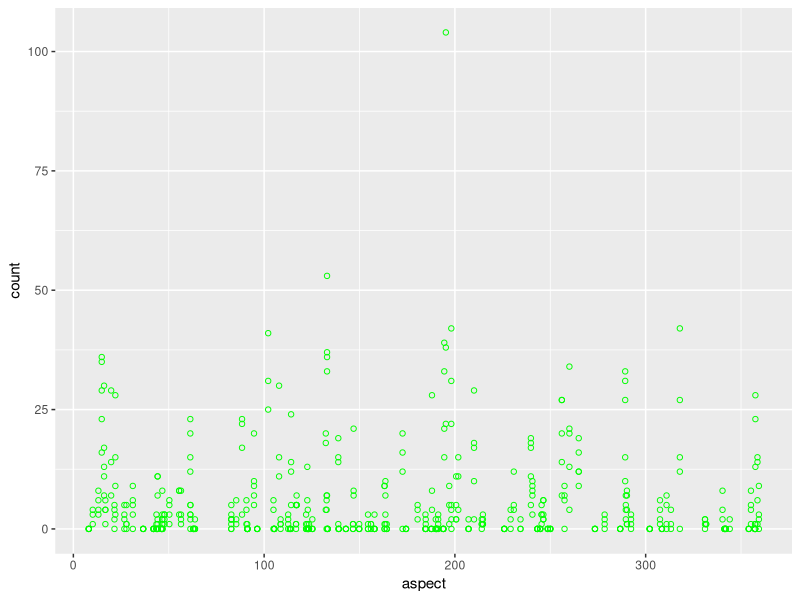
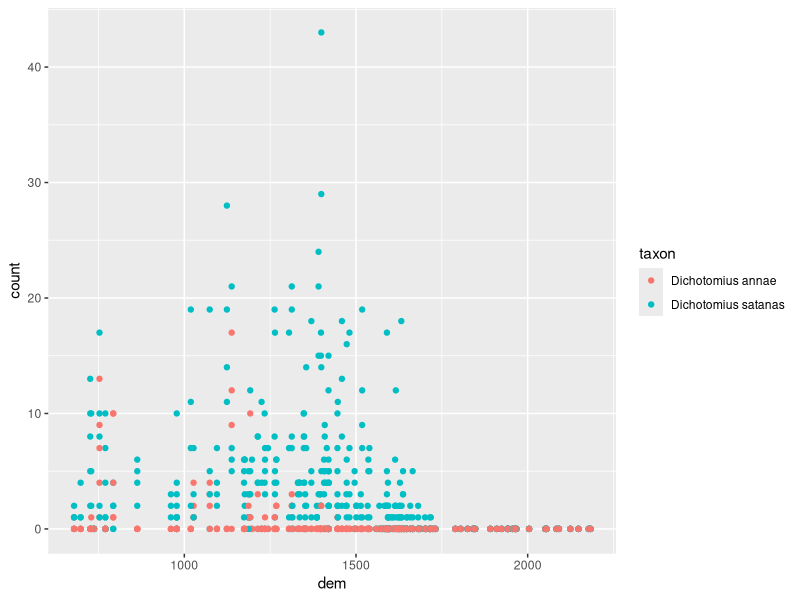
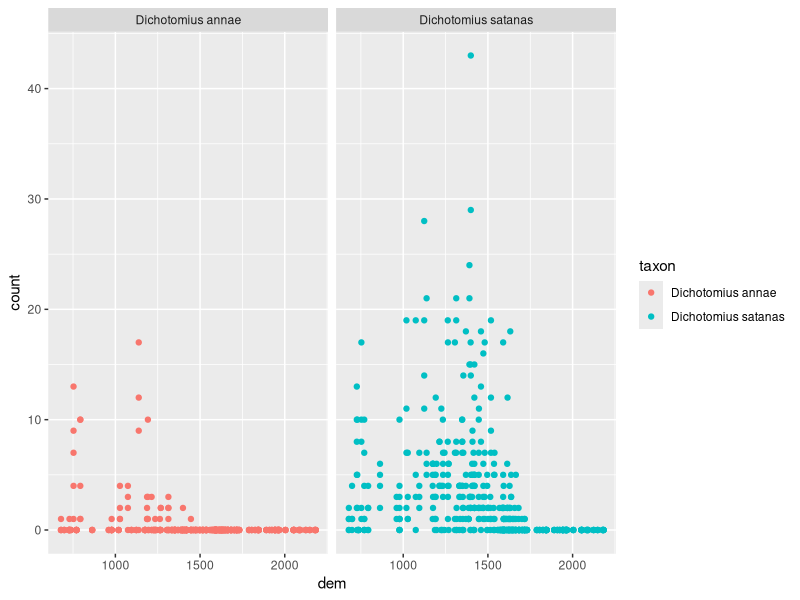
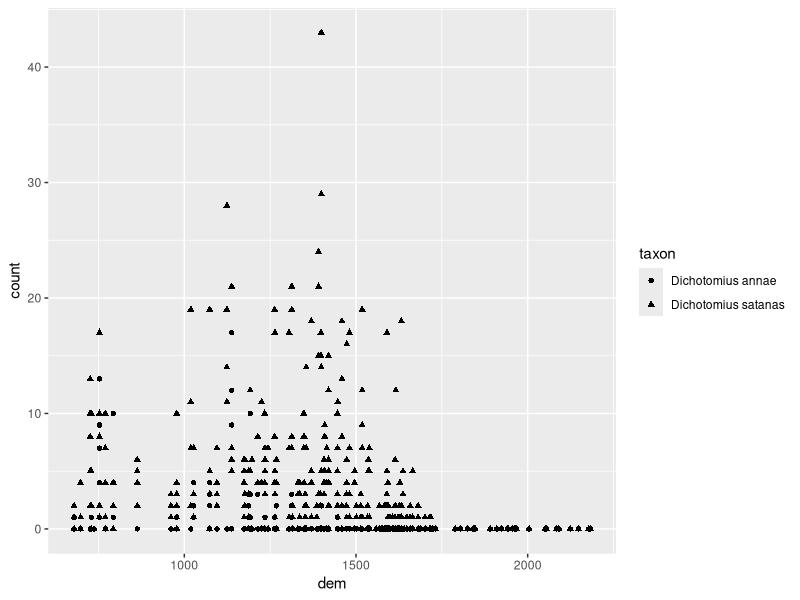
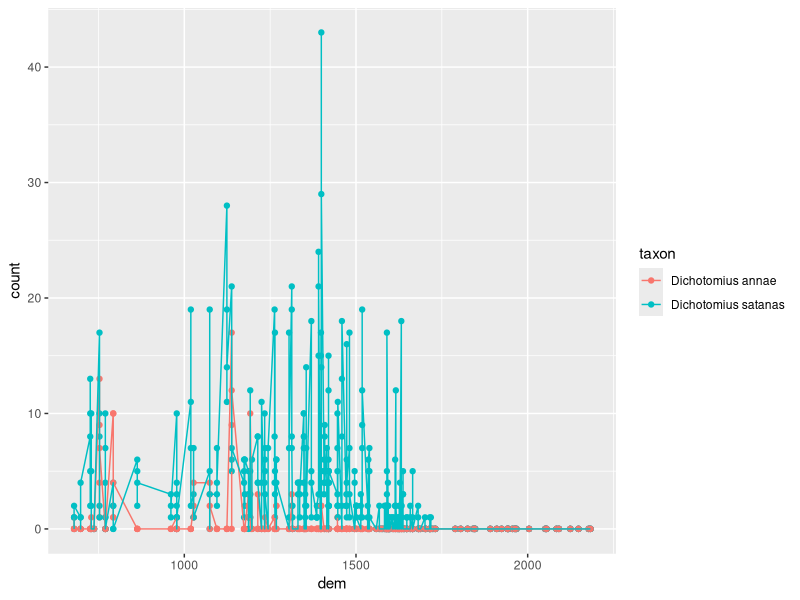
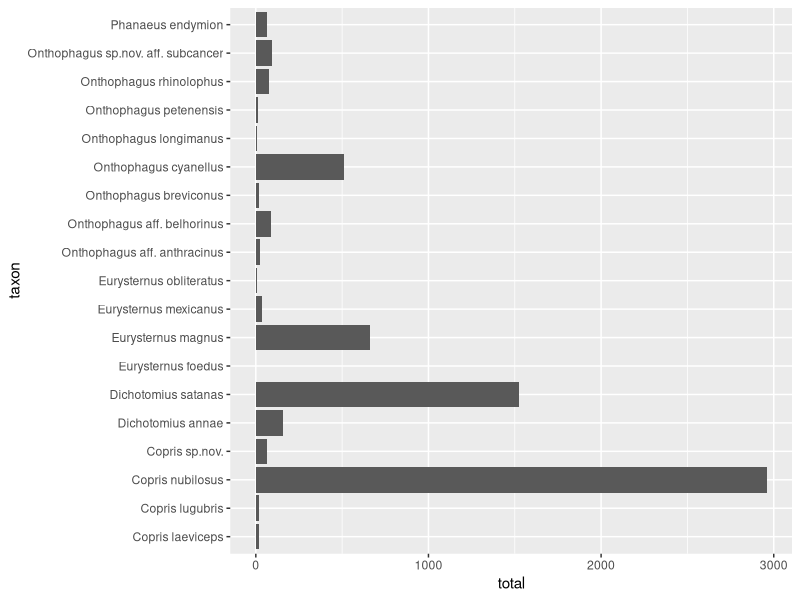
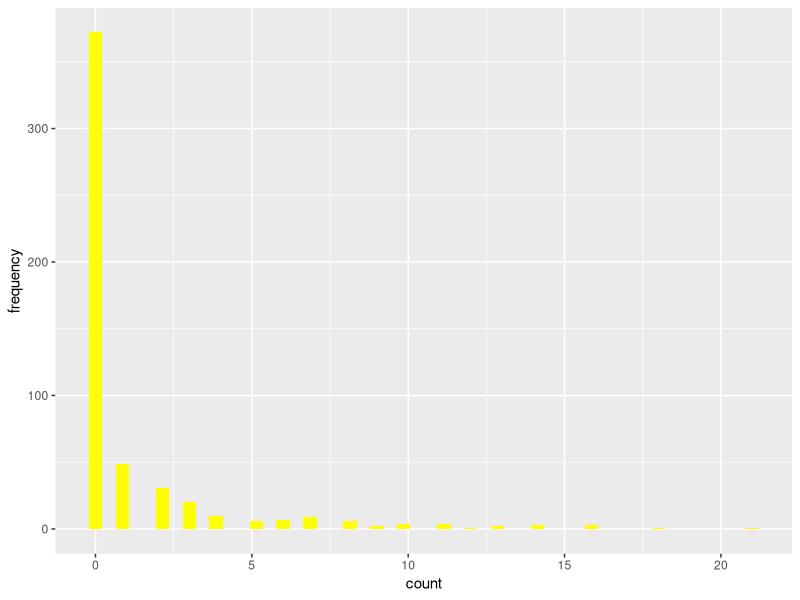

Write the R code that produced these figures, in order.
library(tidyr)
library(dplyr)
library(stringr)
install.packages("readxl")
library(readxl)
install.packages("ggplot2")
library(ggplot2)


# Load Data ---------------------------------------------------------------

dbdata <- read_excel("S3_Prac/dbanalysis.xlsx", sheet = "dbdata")
habitat <- read_excel("S3_Prac/dbanalysis.xlsx", sheet = "habitat")
remotesense <- read_excel("S3_Prac/dbanalysis.xlsx", sheet = "remotesense")


# Fix UTM in habitat ------------------------------------------------------

str(habitat)
str(remotesense)

habitat <- habitat %>%
  mutate(UTM_X = as.numeric(UTM_X),
         UTM_Y = as.numeric(UTM_Y))


# Merging Data ------------------------------------------------------------

main <- left_join(dbdata, habitat, by = c("site" = "site")) %>%
  left_join(remotesense, by = c("UTM_X" = "UTM_X", "UTM_Y" = "UTM_Y"))


# How does aspect affect the number of Copris nubilosus? ------------------

main %>%
  filter(taxon == "Copris nubilosus") %>%
  ggplot(aes(x = aspect, y = count,)) +
  geom_point(shape = 1, col = "green")

# How does elevation affect the abundance of Dichotomius species?
#Separate by colour
main %>%
  filter(str_detect(taxon, "Dichotomius")) %>%
  ggplot(aes(x = dem, y = count, colour = taxon)) +
  geom_point()

#Separate by panel
main %>%
  filter(str_detect(taxon, "Dichotomius")) %>%
  ggplot(aes(x = dem, y = count, colour = taxon)) +
  geom_point() +
  facet_wrap(~taxon)

#Separate by shape
main %>%
  filter(str_detect(taxon, "Dichotomius")) %>%
  ggplot(aes(x = dem, y = count, shape = taxon)) +
  geom_point()


# Line Plot (will look ugly) ----------------------------------------------

main %>%
  filter(str_detect(taxon, "Dichotomius")) %>%
  ggplot(aes(x = dem, y = count, colour = taxon)) +
  geom_point() +
  geom_line()


# Bar Chart ---------------------------------------------------------------

# How many individuals for each species?

main %>% 
  group_by(taxon) %>%
  summarise(total = sum(count)) %>%
  ggplot(aes(x = taxon, y = total)) +
  geom_col() +
  coord_flip()


# Histogram ---------------------------------------------------------------

# What is the distribution of the counts of Eurysternus magnus
main %>%
  filter(taxon == "Eurysternus magnus") %>%
  ggplot(aes(x = count)) +
  geom_histogram(bins = 50, fill = "yellow") +
  labs(y = "frequency")
  

